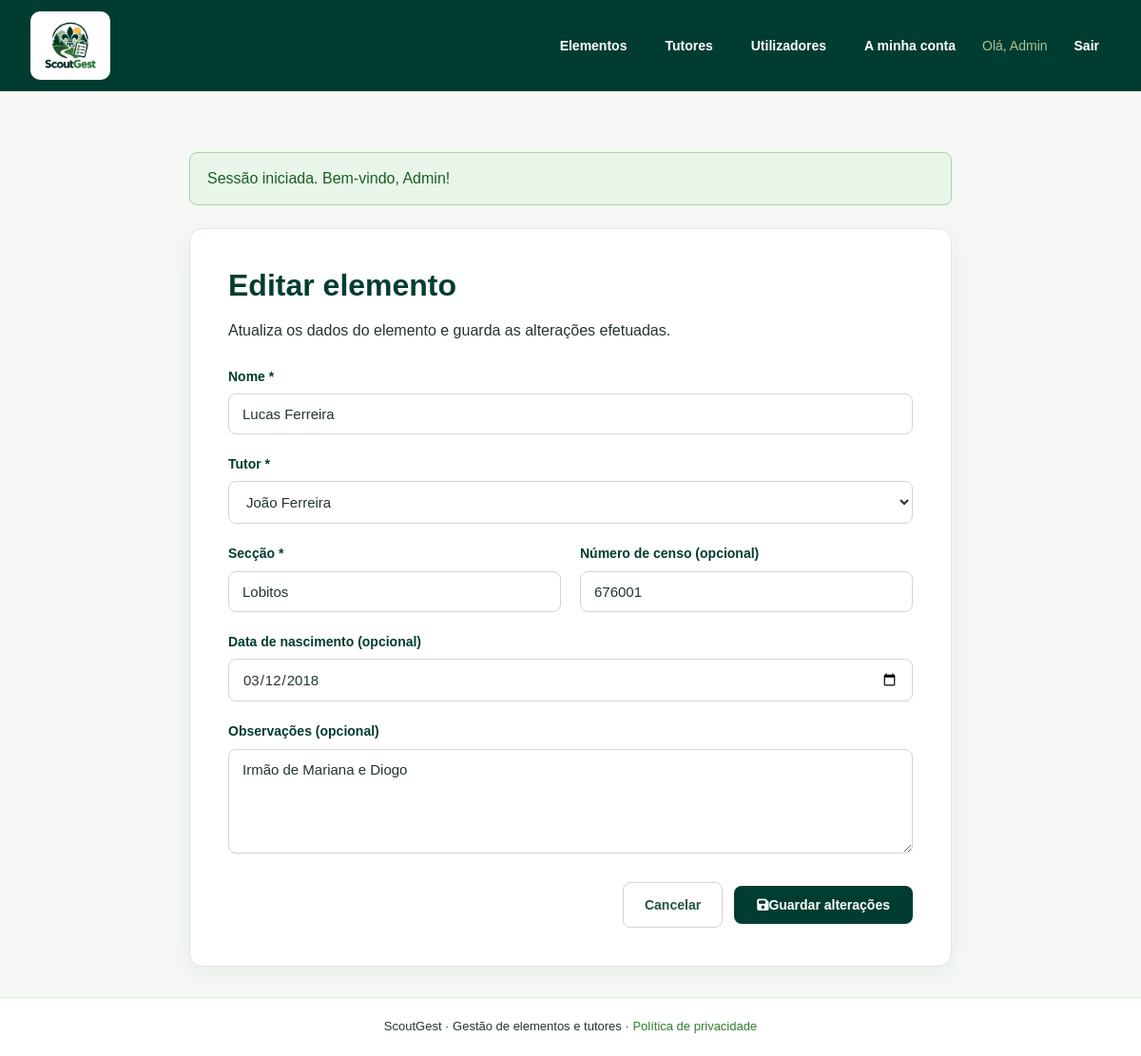
The app's page /elemento_editar.php?id=1 (signed in) with its own data.
### tables this page shows
CREATE TABLE elementos (
    id_elemento INT AUTO_INCREMENT PRIMARY KEY,
    id_tutor INT NOT NULL,
    nome VARCHAR(120) NOT NULL,
    numero_censo VARCHAR(20) NOT NULL UNIQUE,
    data_nascimento DATE NULL,
    seccao VARCHAR(30) NOT NULL,
    observacoes TEXT NULL,
    CONSTRAINT fk_elementos_tutores FOREIGN KEY (id_tutor)
        REFERENCES tutores (id_tutor) ON DELETE RESTRICT
);

CREATE TABLE tutores (
    id_tutor INT AUTO_INCREMENT PRIMARY KEY,
    nome VARCHAR(120) NOT NULL,
    telefone VARCHAR(20) NOT NULL,
    email VARCHAR(150) NULL UNIQUE
);

### includes/elemento_funcoes.php (called while the page is built, shortened)
<?php
function lista_tutores($pdo)
{
    $stmt = $pdo->prepare('SELECT id_tutor, nome FROM tutores ORDER BY nome');
    $stmt->execute();
    return $stmt->fetchAll(PDO::FETCH_ASSOC);
}

### includes/elemento_form.php (the view, shortened to what this page needs)
<form method="post"
      action="<?= htmlspecialchars($acao, ENT_QUOTES, 'UTF-8') ?>"
      id="form-principal"
      class="formulario formulario-elemento"
      novalidate>
    <div class="campo-formulario">
        <label for="nome">Nome *</label>
        <input type="text"
               id="nome"
               name="nome"
               maxlength="120"
               required
               value="<?= htmlspecialchars($elemento['nome'] ?? '', ENT_QUOTES, 'UTF-8') ?>">
    </div>
    <div class="campo-formulario">
        <label for="id_tutor">Tutor *</label>
        <select id="id_tutor"
                name="id_tutor"
                required>
            <?php foreach ($tutores as $tutor): ?>
                <option
                    value="<?= (int) $tutor['id_tutor'] ?>"
                    <?= $tutor['id_tutor'] == ($elemento['id_tutor'] ?? 0) ? 'selected' : '' ?>>
                    <?= htmlspecialchars($tutor['nome'], ENT_QUOTES, 'UTF-8') ?>
                </option>
            <?php endforeach; ?>
        </select>
    </div>
    <div class="formulario-linha">
        <div class="campo-formulario">
            <label for="seccao">Secção *</label>
            <input type="text"
                   id="seccao"
                   name="seccao"
                   maxlength="30"
                   required
                   value="<?= htmlspecialchars($elemento['seccao'] ?? '', ENT_QUOTES, 'UTF-8') ?>">
        </div>
        <div class="campo-formulario">
            <label for="numero_censo">Número de censo (opcional)</label>
            <input type="text"
                   id="numero_censo"
                   name="numero_censo"
                   maxlength="20"
                   value="<?= htmlspecialchars($elemento['numero_censo'] ?? '', ENT_QUOTES, 'UTF-8') ?>">
        </div>
    </div>
    <div class="campo-formulario">
        <label for="data_nascimento">
            Data de nascimento (opcional)
        </label>
        <input type="date"
               id="data_nascimento"
               name="data_nascimento"
               value="<?= htmlspecialchars($elemento['data_nascimento'] ?? '', ENT_QUOTES, 'UTF-8') ?>">
    </div>
    <div class="campo-formulario">
        <label for="observacoes">
            Observações (opcional)
        </label>
        <textarea id="observacoes"
                  name="observacoes"
                  rows="4"><?= htmlspecialchars($elemento['observacoes'] ?? '', ENT_QUOTES, 'UTF-8') ?></textarea>
    </div>
    <div class="formulario-acoes">
        <a href="elementos.php"
           class="botao-secundario">
            Cancelar
        </a>
        <button type="submit" class="botao-guardar">
            <i class="fa-solid fa-floppy-disk"
           aria-hidden="true"></i>
         Guardar alterações
        </button>
    </div>
</form>

### css/style.css (style rules this page uses)
:root { --sg-forest: #003D30; --sg-dark: #14532D; --sg-primary: #2E7D32; --sg-light: #A8C49A; --sg-field: #4D8B3A; --sg-accent: #FFC247; --sg-white: #FFFFFF; --sg-background: #F5F8F4; --sg-text: #24372D; --sg-border: #DFE8DD; --sg-danger: #9e2c2c; --sg-dangerdark: #570808; }
* { box-sizing: border-box; }
html { min-height: 100%; }
body { margin: 0; min-height: 100vh; display: flex; flex-direction: column; background: var(--sg-background); color: var(--sg-text); font-family: Arial, Helvetica, sans-serif; line-height: 1.6; }
a { color: var(--sg-primary); }
.formulario-elemento { display: flex; flex-direction: column; gap: 20px; width: 100%; max-width: 750px; margin-top: 24px; }
.formulario-elemento .campo-formulario { display: flex; flex-direction: column; gap: 7px; min-width: 0; }
.formulario-elemento .campo-formulario label { font-size: 14px; font-weight: 600; color: var(--sg-forest, #003D30); }
.formulario-elemento input, .formulario-elemento select, .formulario-elemento textarea { width: 100%; box-sizing: border-box; padding: 12px 14px; border: 1px solid #ccd8ce; border-radius: 8px; background: #ffffff; color: #24352c; font-family: inherit; font-size: 15px; transition: border-color 0.2s, box-shadow 0.2s; }
.formulario-elemento textarea { min-height: 110px; resize: vertical; }
.formulario-elemento .formulario-linha { display: grid; grid-template-columns: repeat(2, minmax(0, 1fr)); gap: 20px; }
.formulario-elemento .formulario-acoes { display: flex; justify-content: flex-end; align-items: center; flex-wrap: wrap; gap: 12px; margin-top: 10px; }
.formulario-elemento .botao-secundario { display: inline-flex; align-items: center; justify-content: center; padding: 12px 22px; border: 1px solid #ccd8ce; border-radius: 8px; background: #ffffff; color: #24543d; font-size: 14px; font-weight: 600; text-decoration: none; transition: background 0.2s; }
.formulario-elemento .botao-guardar { display: inline-flex; align-items: center; justify-content: center; padding: 12px 24px; border: none; border-radius: 8px; background: var(--sg-forest, #003D30); color: #ffffff; font-size: 14px; font-weight: 600; cursor: pointer; transition: background 0.2s; }

### records on screen
elementos: nome "Lucas Ferreira", id_tutor "João Ferreira", seccao "Lobitos", numero_censo "676001", data_nascimento "03/12/2018", observacoes "Irmão de Mariana e Diogo"

### other values on screen
$_SESSION['nome'] "Admin"
$texto_mensagem "Sessão iniciada. Bem-vindo, Admin!"
